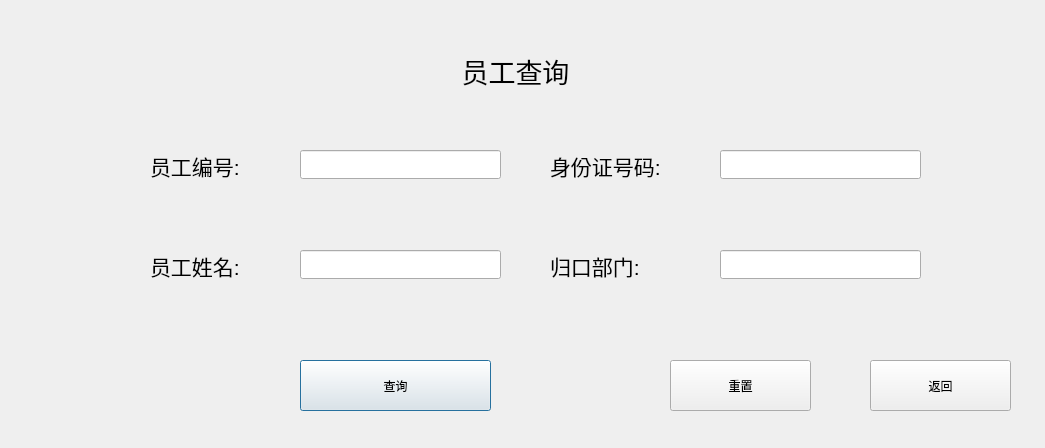
<?xml version="1.0" encoding="UTF-8"?>
<ui version="4.0">
 <class>EmployeeQueryDialog</class>
 <widget class="QDialog" name="EmployeeQueryDialog">
  <property name="geometry">
   <rect>
    <x>0</x>
    <y>0</y>
    <width>1045</width>
    <height>448</height>
   </rect>
  </property>
  <property name="windowTitle">
   <string>Dialog</string>
  </property>
  <widget class="QLabel" name="label">
   <property name="geometry">
    <rect>
     <x>410</x>
     <y>20</y>
     <width>211</width>
     <height>101</height>
    </rect>
   </property>
   <property name="font">
    <font>
     <pointsize>20</pointsize>
    </font>
   </property>
   <property name="text">
    <string>员工查询</string>
   </property>
   <property name="alignment">
    <set>Qt::AlignCenter</set>
   </property>
  </widget>
  <widget class="QLabel" name="label_2">
   <property name="geometry">
    <rect>
     <x>150</x>
     <y>130</y>
     <width>131</width>
     <height>71</height>
    </rect>
   </property>
   <property name="font">
    <font>
     <pointsize>16</pointsize>
    </font>
   </property>
   <property name="text">
    <string>员工编号:</string>
   </property>
  </widget>
  <widget class="QLabel" name="label_3">
   <property name="geometry">
    <rect>
     <x>150</x>
     <y>230</y>
     <width>131</width>
     <height>71</height>
    </rect>
   </property>
   <property name="font">
    <font>
     <pointsize>16</pointsize>
    </font>
   </property>
   <property name="text">
    <string>员工姓名:</string>
   </property>
  </widget>
  <widget class="QLabel" name="label_4">
   <property name="geometry">
    <rect>
     <x>550</x>
     <y>130</y>
     <width>151</width>
     <height>71</height>
    </rect>
   </property>
   <property name="font">
    <font>
     <pointsize>16</pointsize>
    </font>
   </property>
   <property name="text">
    <string>身份证号码:</string>
   </property>
  </widget>
  <widget class="QLabel" name="label_5">
   <property name="geometry">
    <rect>
     <x>550</x>
     <y>230</y>
     <width>151</width>
     <height>71</height>
    </rect>
   </property>
   <property name="font">
    <font>
     <pointsize>16</pointsize>
    </font>
   </property>
   <property name="text">
    <string>归口部门:</string>
   </property>
  </widget>
  <widget class="QLineEdit" name="Admin_EmplyeeNumberEdit">
   <property name="geometry">
    <rect>
     <x>300</x>
     <y>150</y>
     <width>201</width>
     <height>29</height>
    </rect>
   </property>
  </widget>
  <widget class="QLineEdit" name="Admin_EmplyeeNameEdit">
   <property name="geometry">
    <rect>
     <x>300</x>
     <y>250</y>
     <width>201</width>
     <height>29</height>
    </rect>
   </property>
  </widget>
  <widget class="QLineEdit" name="Admin_PersonalNumberEdit">
   <property name="geometry">
    <rect>
     <x>720</x>
     <y>150</y>
     <width>201</width>
     <height>29</height>
    </rect>
   </property>
  </widget>
  <widget class="QLineEdit" name="Admin_EmplyeeUnitEdit">
   <property name="geometry">
    <rect>
     <x>720</x>
     <y>250</y>
     <width>201</width>
     <height>29</height>
    </rect>
   </property>
  </widget>
  <widget class="QPushButton" name="Admin_Query">
   <property name="geometry">
    <rect>
     <x>300</x>
     <y>360</y>
     <width>191</width>
     <height>51</height>
    </rect>
   </property>
   <property name="text">
    <string>查询</string>
   </property>
   <property name="default">
    <bool>true</bool>
   </property>
  </widget>
  <widget class="QPushButton" name="Admin_Reset">
   <property name="geometry">
    <rect>
     <x>670</x>
     <y>360</y>
     <width>141</width>
     <height>51</height>
    </rect>
   </property>
   <property name="text">
    <string>重置</string>
   </property>
  </widget>
  <widget class="QPushButton" name="Admin_Return">
   <property name="geometry">
    <rect>
     <x>870</x>
     <y>360</y>
     <width>141</width>
     <height>51</height>
    </rect>
   </property>
   <property name="text">
    <string>返回</string>
   </property>
  </widget>
 </widget>
 <resources/>
 <connections/>
</ui>
